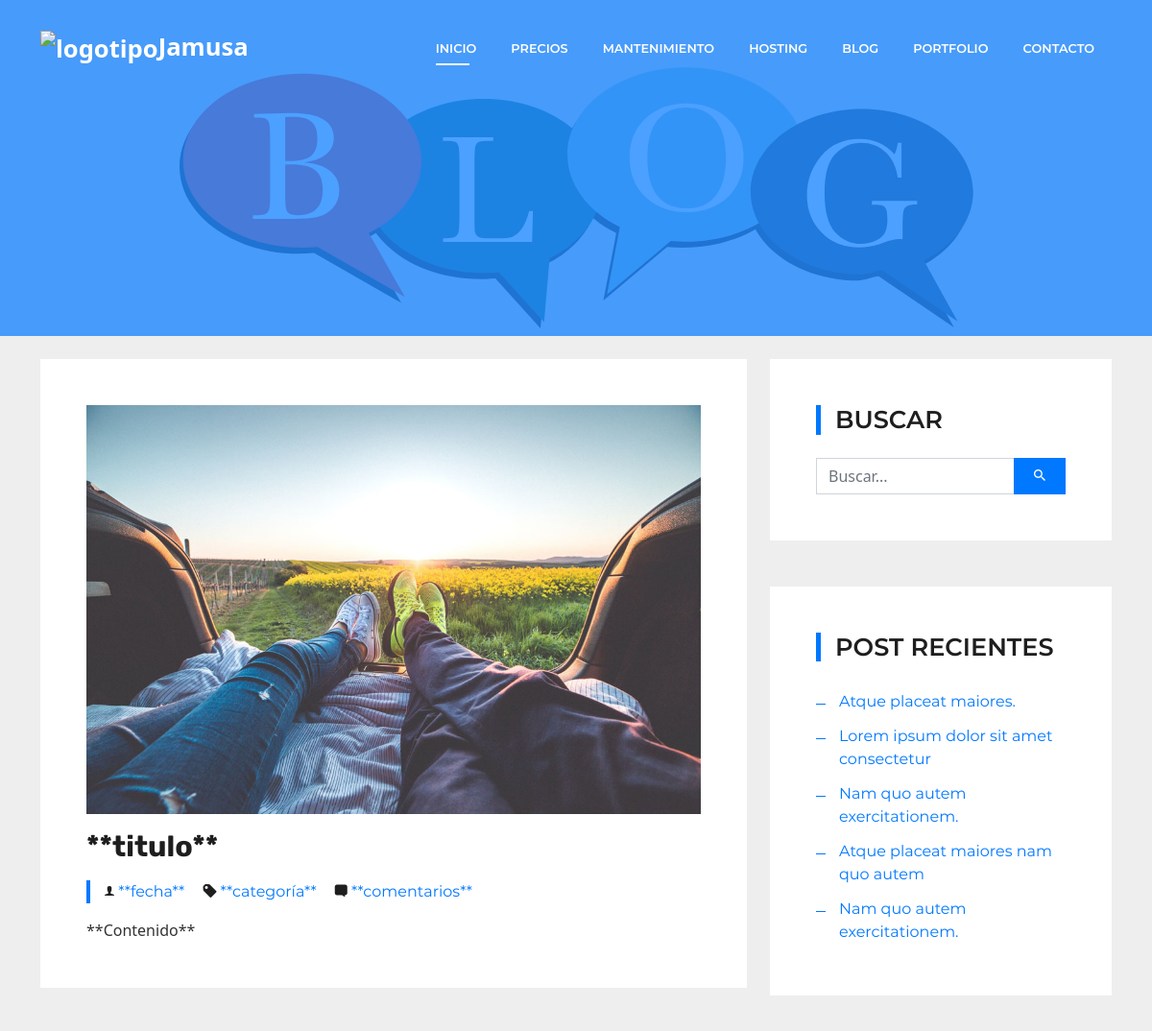
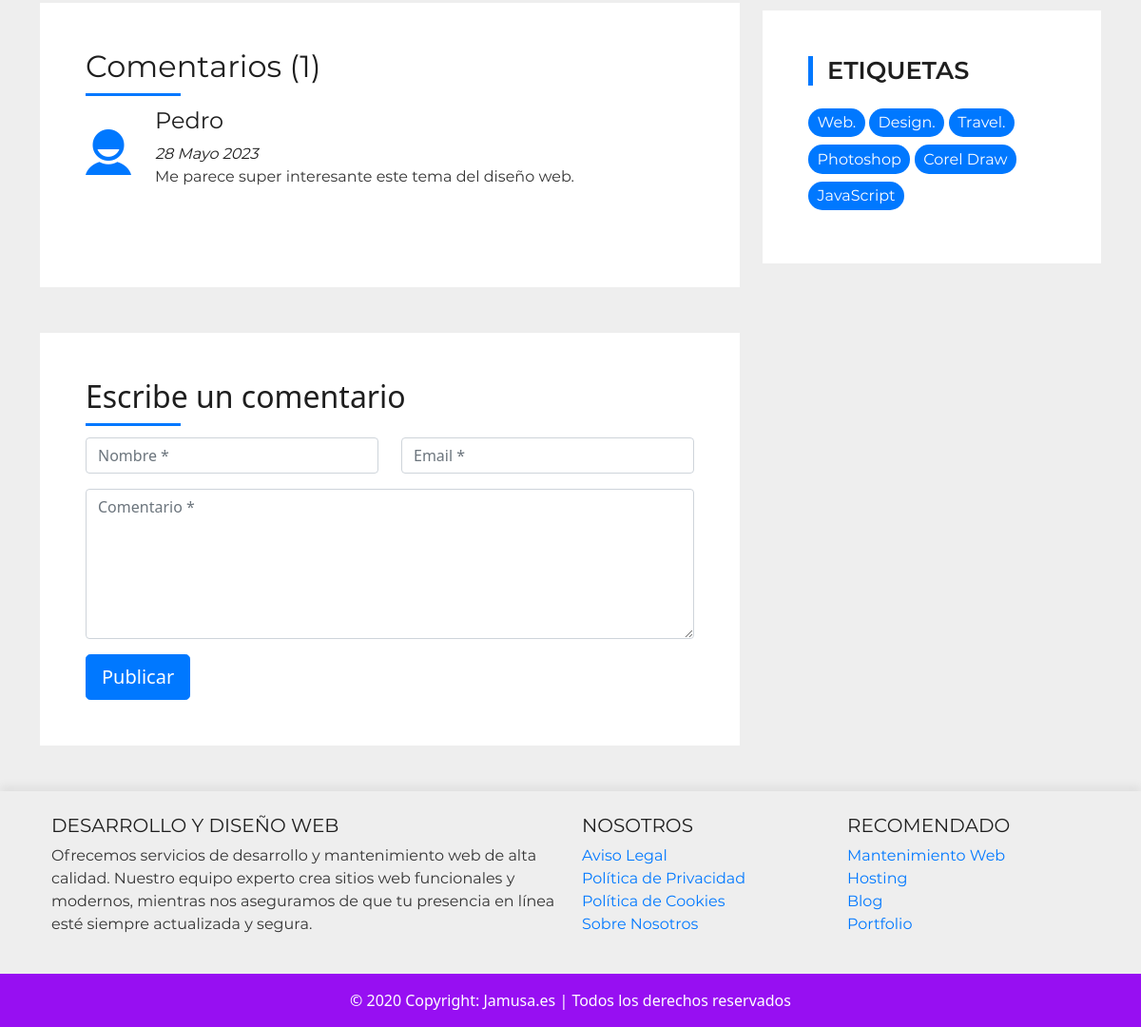
The app's page /blog/blog-single.php with its own data (2 pictures, top to bottom).
### tables this page shows
CREATE TABLE `comentarios` (
  `id` int(11) NOT NULL,
  `nombre` varchar(100) NOT NULL,
  `email` varchar(100) NOT NULL,
  `comentario` varchar(500) NOT NULL,
  `fecha` varchar(30) NOT NULL,
  `post_id` int(11) NOT NULL
);

### php/functions.php (called while the page is built, shortened)
<?php
function fechaEsp($fecha)
{
    $fecha = substr($fecha, 0, 10);
    $numeroDia = date('d', strtotime($fecha));
    $mes = date('F', strtotime($fecha));
    $anio = date('Y', strtotime($fecha));
    $meses_ES = array("Enero", "Febrero", "Marzo", "Abril", "Mayo", "Junio", "Julio", "Agosto", "Septiembre", "Octubre", "Noviembre", "Diciembre");
    $meses_EN = array("January", "February", "March", "April", "May", "June", "July", "August", "September", "October", "November", "December");
    $nombreMes = str_replace($meses_EN, $meses_ES, $mes);
    return $numeroDia . " " . $nombreMes . " " . $anio;
}

### blog/blog-single.php (the view, shortened to what this page needs)
<!DOCTYPE html>
<html lang="es">
<head>
    <link href="../lib/bootstrap/css/bootstrap.min.css" rel="stylesheet">
    <link href="../lib/font-awesome/css/all.min.css" rel="stylesheet">
    <link href="../lib/animate/animate.min.css" rel="stylesheet">
    <link href="../lib/ionicons/css/ionicons.min.css" rel="stylesheet">
    <link href="../lib/owlcarousel/assets/owl.carousel.min.css" rel="stylesheet">
    <link href="../lib/lightbox/css/lightbox.min.css" rel="stylesheet">
    <link rel="stylesheet" media="screen" href="../css/style.css">
</head>
<body id="page-top">
    <?php include '../layouts/header2.php' ?>
    <div class="intro intro-single route mb-4 bg-image" style="background: url(../img/blog/cabecera-blog.svg); background-size: 100% 100%;">
        <div class="overlay-mf"></div>
        <div class="intro-content display-table">
            <div class="table-cell">
            </div>
        </div>
    </div>
    <section class="blog-wrapper sect-pt4" id="blog">
        <div class="container">
            <div class="row">
                <div class="col-md-8">
                    <div class="post-box">
                        <div class="post-thumb">
                            <img src="img/post-1.jpg" class="img-fluid" alt="">
                        </div>
                        <div class="post-meta">
                            <h1 class="article-title">**titulo**</h1>
                            <ul>
                                <li>
                                    <span class="ion-ios-person"></span>
                                    <a href="#">**fecha**</a>
                                </li>
                                <li>
                                    <span class="ion-pricetag"></span>
                                    <a href="#">**categoría**</a>
                                </li>
                                <li>
                                    <span class="ion-chatbox"></span>
                                    <a href="#">**comentarios**</a>
                                </li>
                            </ul>
                        </div>
                        <div class="article-content">
                            **Contenido**
                        </div>
                    </div>
                    <?php
                    include '../php/conexion.php';
                    include '../php/functions.php';
                    $cant_coments = $conexion->query('SELECT COUNT(*) FROM comentarios') or die($conexion->error);
                    $total_coments = mysqli_fetch_row($cant_coments);
                    $comentarios = $conexion->query("SELECT * FROM comentarios ORDER BY id DESC") or die($conexion->error);
                    ?>
                    <div class="box-comments">
                        <div class="title-box-2 mb-4">
                            <h4 class="title-comments title-left">Comentarios (<?php echo $total_coments[0] ?>)</h4>
                        </div>
                        <ul class="list-comments">
                            <?php
                            while ($com = mysqli_fetch_array($comentarios)) {
                                $fecha = $com['fecha'];
                            ?>
                                <li>
                                    <div class="comment-avatar">
                                        <span class="ion-android-contact fsz-4 color-primary"></span>
                                    </div>
                                    <div class="comment-details">
                                        <h4 class="comment-author"><?php echo $com['nombre']; ?></h4>
                                        <span><?php echo fechaEsp($fecha);  ?></span>
                                        <p><?php echo $com['comentario']; ?></p>
                                    </div>
                                </li>
                            <?php } ?>
                        </ul>
                    </div>
                    <div class="form-comments">
                        <div class="title-box-2 mb-4">
                            <h3 class="title-left">
                                Escribe un comentario
                            </h3>
                        </div>
                        <form action="../php/insertar-comentario.php" method="POST" class="form-mf">
                            <div class="row">
                                <div class="col-md-6 mb-3">
                                    <div class="form-group">
                                        <input id="nombre" name="nombre" type="text" class="form-control input-mf" placeholder="Nombre *" required>
                                    </div>
                                </div>
                                <div class="col-md-6 mb-3">
                                    <div class="form-group">
                                        <input id="email" name="email" type="email" class="form-control input-mf" placeholder="Email *" required>
                                    </div>
                                </div>
                                <div class="col-md-12 mb-3">
                                    <div class="form-group">
                                        <textarea id="comentario" name="comentario" class="form-control input-mf" placeholder="Comentario *" cols="45" rows="6" required></textarea>
                                    </div>
                                </div>
                                <div class="col-md-12">
                                    <button type="submit" class="button btn btn-primary btn-lg">Publicar</button>
                                </div>
                            </div>
                        </form>
                    </div>
                </div>
                <div class="col-md-4">
                    <div class="widget-sidebar sidebar-search">
                        <h5 class="sidebar-title">Buscar</h5>
                        <div class="sidebar-content">
                            <form>
                                <div class="input-group">
                                    <input type="text" class="form-control" placeholder="Buscar..." aria-label="Buscar...">
                                    <span class="input-group-btn">
                                        <button class="btn btn-secondary btn-search" type="button">
                                            <span class="ion-android-search"></span>
                                        </button>
                                    </span>
                                </div>
                            </form>
                        </div>
                    </div>
                    <div class="widget-sidebar">
                        <h5 class="sidebar-title">Post recientes</h5>
                        <div class="sidebar-content">
                            <ul class="list-sidebar">
                                <li>
                                    <a href="#">Atque placeat maiores.</a>
                                </li>
                                <li>
                                    <a href="#">Lorem ipsum dolor sit amet consectetur</a>
                                </li>
                                <li>
                                    <a href="#">Nam quo autem exercitationem.</a>
                                </li>
                                <li>
                                    <a href="#">Atque placeat maiores nam quo autem</a>
                                </li>
                                <li>
                                    <a href="#">Nam quo autem exercitationem.</a>
                                </li>
                            </ul>
                        </div>
                    </div>
                    <div class="widget-sidebar widget-tags">
                        <h5 class="sidebar-title">Etiquetas</h5>
                        <div class="sidebar-content">
                            <ul>
                                <li>
                                    <a href="#">Web.</a>
                                </li>
                                <li>
                                    <a href="#">Design.</a>
                                </li>
                                <li>
                                    <a href="#">Travel.</a>
                                </li>
                                <li>
                                    <a href="#">Photoshop</a>
                                </li>
                                <li>
                                    <a href="#">Corel Draw</a>
                                </li>
                                <li>
                                    <a href="#">JavaScript</a>
                                </li>
                            </ul>
                        </div>
                    </div>
                </div>
            </div>
        </div>
    </section>
    <?php include '../layouts/footer.php' ?>
</body>
</html>

### css/style.css (style rules this page uses)
body { background-color: #eee; color: #333; }
h1, h2 { font-family: 'Rubik', sans-serif; }
p, span, text, h4, h5, h6, ul, li { font-family: 'Montserrat', sans-serif; font-weight: 400; }
h1, h2, h3, h4, h5, h6 { color: #1e1e1e; }
a { transition: all 0.5s ease-in-out; }
.bg-image { background-repeat: no-repeat; background-attachment: fixed; background-size: cover; background-position: center center; }
.overlay-mf { background-color: #0078ff; }
.overlay-mf { position: absolute; top: 0; left: 0px; padding: 0; height: 100%; width: 100%; opacity: .7; }
.display-table { width: 100%; height: 100%; display: table; }
.table-cell { display: table-cell; vertical-align: middle; }
.title-left { font-size: 2rem; position: relative; }
.title-left:before { content: ''; position: absolute; height: 3px; background-color: #0078ff; width: 100px; bottom: -12px; }
.ul-resect, .socials ul, .list-ico, .blog-wrapper .post-meta ul, .box-comments .list-comments, .widget-sidebar .list-sidebar, .widget-tags ul { list-style: none; padding-left: 0; margin-bottom: 0; }
.color-primary { color: #0078ff !important; }
.fsz-4 { font-size: 4rem; }
.intro { height: 50vh; position: relative; color: #fff; }
.intro .intro-content { text-align: center; position: absolute; }
.intro-single { height: 350px; }
.intro-single .intro-content { margin-top: 30px; }
.post-box, .form-comments, .box-comments, .widget-sidebar { padding: 2rem; background-color: #fff; margin-bottom: 3rem; }
.blog-wrapper .article-title { font-size: 1.5rem; }
.blog-wrapper .post-meta { margin: 1rem 0; }
.blog-wrapper .post-meta ul { border-left: 4px solid #0078ff; margin-top: 1rem; }
.blog-wrapper .post-meta ul li { display: inline-block; margin-left: 15px; }
.blog-wrapper .post-meta ul a { color: #0078ff; }
.blog-wrapper .post-meta ul span { color: #1e1e1e; }
.box-comments .list-comments li { padding-bottom: 40px; }
.box-comments .list-comments .comment-avatar { display: table-cell; vertical-align: top; }
.box-comments .list-comments .comment-author { font-size: 1.3rem; }
.box-comments .list-comments .comment-details { display: table-cell; vertical-align: top; padding-left: 25px; }
.box-comments .list-comments span { color: #1e1e1e; font-style: italic; }
.widget-sidebar .sidebar-title { font-size: 1.6rem; font-weight: 600; border-left: 5px solid #0078ff; padding-left: 15px; text-transform: uppercase; margin-bottom: 1.5rem; }
.widget-sidebar .list-sidebar li { position: relative; padding: 6px 0 6px 24px; }
.widget-sidebar .list-sidebar li:before { position: absolute; content: ""; width: 10px; height: 1px; left: 0; background-color: #0078ff; top: 20px; }
.sidebar-search input { background-color: #fff; border-radius: 0; transition: all 0.5s ease-in-out; }
.sidebar-search .btn-search { background-color: #0078ff; border-color: #0078ff; border-radius: 0; padding-left: 20px; padding-right: 20px; }
.widget-tags ul li { display: inline-block; background-color: #0078ff; padding: .2rem .6rem; margin-bottom: .5rem; border-radius: 15px; }
.widget-tags ul li a { color: #fff; }
.button { display: inline-block; padding: .3rem .6rem; text-align: center; vertical-align: middle; -webkit-user-select: none; -moz-user-select: none; -ms-user-select: none; user-select: none; font-size: 1.1rem; border-radius: .3rem; transition: all 500ms ease; cursor: pointer; }
.btn-lg { padding: .5rem 1rem; font-size: 1.25rem; line-height: 1.5; border-radius: .3rem; }
@media (min-width: 768px) { .post-box, .form-comments, .box-comments, .widget-sidebar { padding: 3rem; } }
@media (min-width: 768px) { .blog-wrapper .article-title { font-size: 1.9rem; } }
@media (min-width: 768px) { .box-comments .list-comments .comment-author { font-size: 1.5rem; } }

### records on screen
comentarios: nombre "Pedro", fecha "28 Mayo 2023", comentario "Me parece super interesante este tema del diseño web."

### other values on screen
$total_coments[0] "1"
